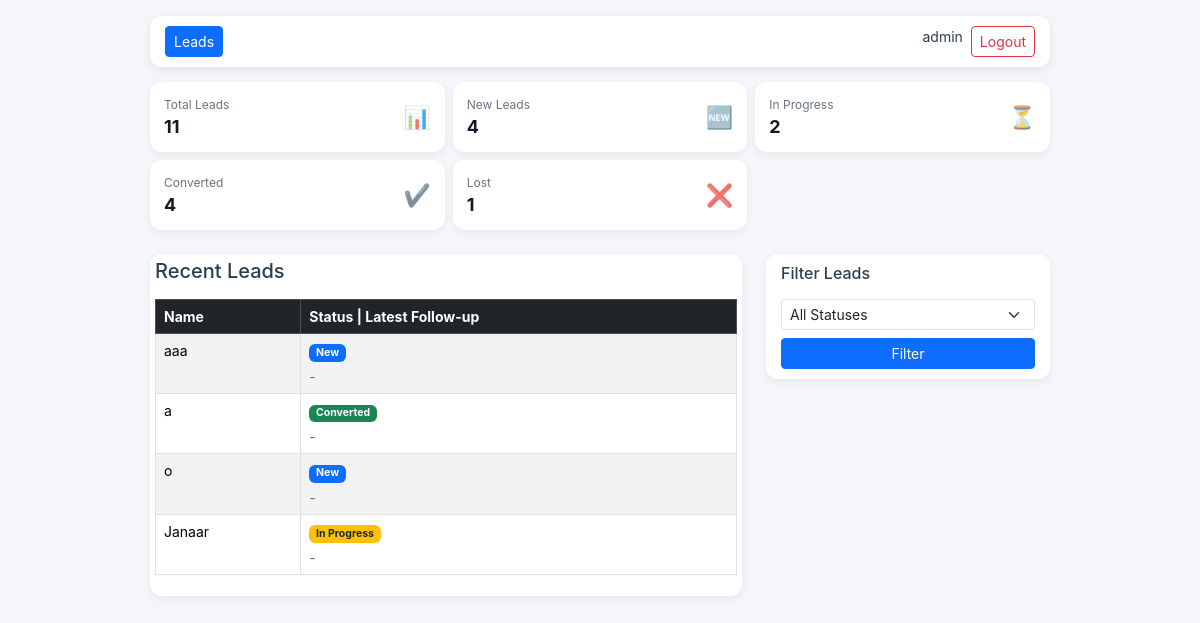
The app's page / (signed in) with its own data.
### leads/models.py (models this page shows, shortened)
class Lead(models.Model):
    STATUS_CHOICES = (
        ('new', 'New'),
        ('in_progress', 'In Progress'),
        ('converted', 'Converted'),
        ('lost', 'Lost'),
    )
    name = models.CharField(max_length=255)
    email = models.EmailField(unique=True)
    phone = models.CharField(max_length=20, blank=True, null=True)
    status = models.CharField(max_length=20, choices=STATUS_CHOICES, default='new')
    assigned_to = models.ForeignKey(User, on_delete=models.SET_NULL, null=True, blank=True)
    created_at = models.DateTimeField(auto_now_add=True)
    updated_at = models.DateTimeField(auto_now=True)
    is_deleted = models.BooleanField(default=False)  # Soft delete flag

### leads/views.py (the view)
# urls.py: path('', dashboard, name='dashboard'), # homepage → dashboard
@login_required
def dashboard(request):
    query = request.GET.get('q', '')
    status = request.GET.get('status', '')
    recent_cache_key = f"dashboard_recent_q={query}_status={status}"
    counts_cache_key = "dashboard_counts"
    recent_leads = cache.get(recent_cache_key)
    if not recent_leads:
        leads_qs = Lead.objects.filter(is_deleted=False).order_by('-id')
        if query:
            leads_qs = leads_qs.filter(
                Q(name__icontains=query) #|
            )
        if status:
            leads_qs = leads_qs.filter(status=status)
        latest_followup = FollowUp.objects.filter(
            lead=OuterRef('pk')
        ).order_by('-created_at')
        leads_qs = leads_qs.annotate(
            latest_comment=Subquery(latest_followup.values('comment')[:1])
        )
        recent_leads = leads_qs[:4]  # show only top 4 recent leads
        cache.set(recent_cache_key, recent_leads, timeout=30)  # cache for 30 seconds
    counts = cache.get(counts_cache_key)
    if not counts:
        counts = Lead.objects.aggregate(
            total_leads = Count('id'),
            new_leads = Count('id', filter=Q(status='new')),
            in_progress_leads = Count('id', filter=Q(status='in_progress')),
            converted_leads = Count('id', filter=Q(status='converted')),
            lost_leads = Count('id', filter=Q(status='lost')),
        )
        cache.set(counts_cache_key, counts, timeout=30)  # cache for 30 seconds
    context = {
        'query': query,
        'status': status,
        'recent_leads': recent_leads,
        **counts
    }
    return render(request, 'leads/dashboard.html', context)

### leads/templates/leads/dashboard.html (shortened to what this page needs)
<!DOCTYPE html>
<html lang="en">
<head>
    <link
        href="https://cdn.jsdelivr.net/npm/bootstrap@5.3.3/dist/css/bootstrap.min.css"
        rel="stylesheet"
    >
</head>
<body>
<div class="mt-3 content-wrapper">
    <nav class="top-bar">
        <div class="d-flex gap-2">
                <a href="{% url 'lead_list' %}" class="btn btn-primary btn-sm">Leads</a>
        </div>
        <div class="d-flex gap-2">
            {{ request.user.username }}
            <a href="{% url 'logout' %}" class="btn btn-outline-danger btn-sm">Logout</a>
        </div>
    </nav>
    <div class="row g-2 mb-4">
        <div class="col-md-6 col-lg-4">
            <div class="summary-card">
                <div>
                    <div class="summary-title">Total Leads</div>
                    <div class="summary-value">{{ total_leads }}</div>
                </div>
                <div class="summary-icon">📊</div>
            </div>
        </div>
        <div class="col-md-6 col-lg-4">
            <div class="summary-card">
                <div>
                    <div class="summary-title">New Leads</div>
                    <div class="summary-value">{{ new_leads }}</div>
                </div>
                <div class="summary-icon">🆕</div>
            </div>
        </div>
        <div class="col-md-6 col-lg-4">
            <div class="summary-card">
                <div>
                    <div class="summary-title">In Progress</div>
                    <div class="summary-value">{{ in_progress_leads }}</div>
                </div>
                <div class="summary-icon">⏳</div>
            </div>
        </div>
        <div class="col-md-6 col-lg-4">
            <div class="summary-card">
                <div>
                    <div class="summary-title">Converted</div>
                    <div class="summary-value">{{ converted_leads }}</div>
                </div>
                <div class="summary-icon">✔️</div>
            </div>
        </div>
        <div class="col-md-6 col-lg-4">
            <div class="summary-card">
                <div>
                    <div class="summary-title">Lost</div>
                    <div class="summary-value">{{ lost_leads }}</div>
                </div>
                <div class="summary-icon">❌</div>
            </div>
        </div>
    </div>
    <div class="row mb-4">
        <div class="col-md-8">
            <div class="table-box">
                <h5 class="mb-3">Recent Leads</h5>
                <table class="table table-striped table-hover table-bordered">
                    <thead class="table-dark">
                        <tr>
                            <th class="name-col">Name</th>
                            <th class="status-col">Status | Latest Follow-up</th>
                        </tr>
                    </thead>
                    <tbody>
                        {% for lead in recent_leads %}
                            <tr>
                                <td class="name-col">{{ lead.name }}</td>
                                <td class="status-col">
                                    <span class="badge
                                        {% if lead.status == 'new' %}bg-primary{% endif %}
                                        {% if lead.status == 'in_progress' %}bg-warning text-dark{% endif %}
                                        {% if lead.status == 'converted' %}bg-success{% endif %}
                                        {% if lead.status == 'lost' %}bg-danger{% endif %}">
                                        {{ lead.get_status_display }}
                                    </span>
                                    <span class="follow-up">
                                        {{ lead.latest_comment|default:"-" }}
                                    </span>
                                </td>
                            </tr>
                        {% empty %}
                            <tr>
                                <td colspan="2" class="text-center text-muted">No recent leads</td>
                            </tr>
                        {% endfor %}
                    </tbody>
                </table>
            </div>
        </div>
        <div class="col-md-4">
            <div class="search-bar">
                <h6 class="mb-3">Filter Leads</h6>
                <form method="GET" class="row g-2">
                    <div class="col-12">
                        <select name="status" class="form-select form-select-sm">
                            <option value="">All Statuses</option>
                        </select>
                    </div>
                    <div class="col-12">
                        <button class="btn btn-primary w-100 btn-sm">Filter</button>
                    </div>
                </form>
            </div>
        </div>
    </div>
</div>
</body>
</html>

### leads/templates/leads/dashboard.html (style rules this page uses)
body { background: #f4f6f9; font-family: "Inter", sans-serif; color: #2c3e50; }
.content-wrapper { max-width: 900px; margin: auto; }
.top-bar { background: #ffffff; padding: 10px 15px; border-radius: 12px; box-shadow: 0 3px 8px rgba(0, 0, 0, 0.08); display: flex; justify-content: space-between; align-items: center; margin-bottom: 15px; font-size: 14px; }
.summary-card { border-radius: 12px; padding: 12px 14px; background: #ffffff; box-shadow: 0 3px 8px rgba(0, 0, 0, 0.06); display: flex; justify-content: space-between; align-items: center; min-height: 70px; transition: 0.2s; }
.summary-title { font-size: 12px; color: #6b7280; margin-bottom: 2px; }
.summary-value { font-size: 18px; font-weight: 700; color: #111827; line-height: 1.2; }
.summary-icon { font-size: 22px; opacity: 0.75; }
.search-bar { background: #ffffff; padding: 10px 15px; border-radius: 12px; margin-bottom: 15px; box-shadow: 0 3px 8px rgba(0, 0, 0, 0.06); font-size: 14px; }
.table-box { background: #ffffff; padding: 5px; border-radius: 12px; box-shadow: 0 3px 8px rgba(0, 0, 0, 0.06); overflow-x: auto; margin-bottom: 20px; }
table.table { width: 100%; table-layout: fixed; font-size: 14px; }
table.table th, table.table td { padding: 6px 8px; vertical-align: top; }
.table th.name-col, .table td.name-col { width: 25%; white-space: nowrap; overflow: hidden; text-overflow: ellipsis; }
.table th.status-col, .table td.status-col { width: 75%; white-space: normal; }
.status-col .follow-up { display: block; margin-top: 4px; color: #6b7280; }

### records on screen
Lead: name "aaa", status "New", latest_comment "-"
Lead: name "a", status "Converted", latest_comment "-"
Lead: name "o", status "New", latest_comment "-"
Lead: name "Janaar", status "In Progress", latest_comment "-"

### other values on screen
{{ request.user.username }} "admin"
{{ total_leads }} "11"
{{ new_leads }} "4"
{{ in_progress_leads }} "2"
{{ converted_leads }} "4"
{{ lost_leads }} "1"
